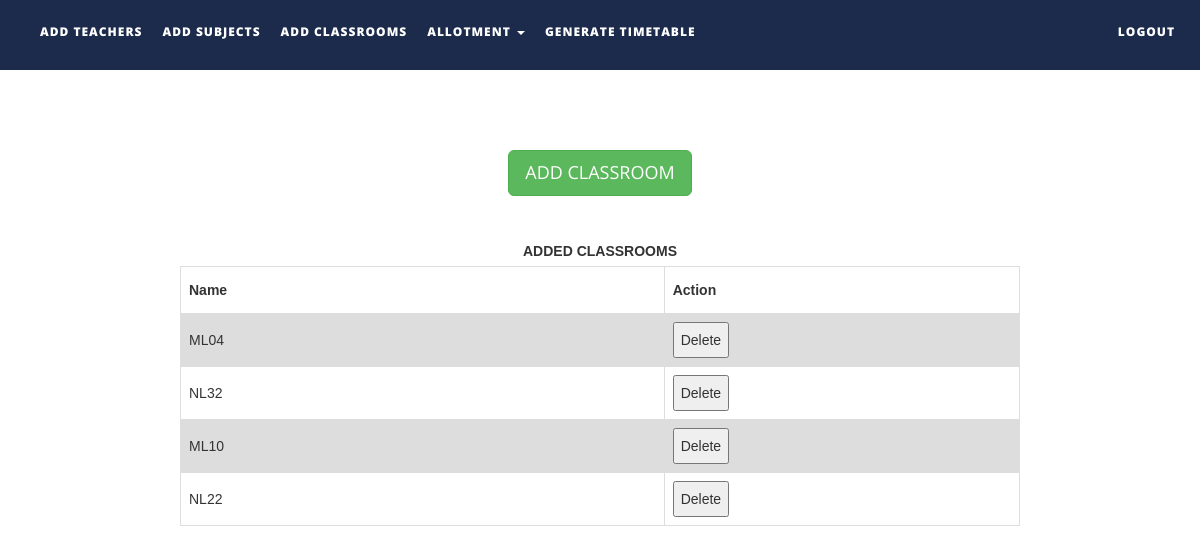
Screenshot of /files/addclassrooms.php with the database file from the repository.
### tables this page shows
CREATE TABLE `classrooms` (
  `name` varchar(30) NOT NULL,
  `status` int(1) NOT NULL
);

### files/addclassrooms.php (the view, shortened to what this page needs)
<!DOCTYPE html>
<html xmlns="http://www.w3.org/1999/xhtml">
<head>
    <link href="assets/css/bootstrap.css" rel="stylesheet"/>
    <link href="assets/css/font-awesome.min.css" rel="stylesheet"/>
    <link href="assets/css/flexslider.css" rel="stylesheet"/>
    <link href="assets/css/style.css" rel="stylesheet"/>
</head>
<body>
<div class="navbar navbar-inverse navbar-fixed-top " id="menu">
    <div class="container">
        <div class="navbar-collapse collapse move-me">
            <ul class="nav navbar-nav navbar-left">
                <li><a href="addteachers.php">ADD TEACHERS</a></li>
                <li><a href="addsubjects.php">ADD SUBJECTS</a></li>
                <li><a href="addclassrooms.php">ADD CLASSROOMS</a></li>
                <li class="dropdown"><a class="dropdown-toggle" data-toggle="dropdown" aria-expanded="false">ALLOTMENT
                        <span class="caret"></span></a>
                </li>
                <li><a href="generatetimetable.php">GENERATE TIMETABLE</a></li>
            </ul>
            <ul class="nav navbar-nav navbar-right">
                <li><a href="index.php">LOGOUT</a></li>
            </ul>
        </div>
    </div>
</div>
<br>
<div align="center"
     style="margin-top:10%">
    <button
        id="classroommanual" class="btn btn-success btn-lg">ADD CLASSROOM
    </button>
</div>
<div align="center">
    <br>
    <table id=classroomstable>
        <caption><strong>ADDED CLASSROOMS</strong></caption>
        <tr>
            <th width="100">Name</th>
            <th width="60">Action</th>
        </tr>
        <?php
        $q = mysqli_query(mysqli_connect("localhost", "root", "", "ttms"),
            "SELECT * FROM classrooms ");
        while ($row = mysqli_fetch_assoc($q)) {
            echo "<tr><td>{$row['name']}</td>
                    <td><button>Delete</button></td>
                    </tr>\n";
        }
        ?>
    </table>
</div>
</body>
</html>

### files/assets/css/style.css (style rules this page uses)
#menu { background-color: rgba(28, 43, 75, 1); color: #fff; font-size: 12px; font-weight: 900; letter-spacing: 1px; min-height: 70px; }
.navbar-inverse { border-color: transparent; }
.navbar-inverse .navbar-nav > li > a, .navbar-inverse .navbar-nav > li > a:hover { color: #FFF; padding: 22px 10px; }

### files/addclassrooms.php (style rules this page uses)
table { margin-top: 10px; font-family: arial, sans-serif; border-collapse: collapse; width: 70%; }
td, th { border: 1px solid #dddddd; text-align: left; padding: 8px; }
tr:nth-child(even) { background-color: #dddddd; }

### rows the page displays
classrooms: name "ML04"
classrooms: name "NL32"
classrooms: name "ML10"
classrooms: name "NL22"
